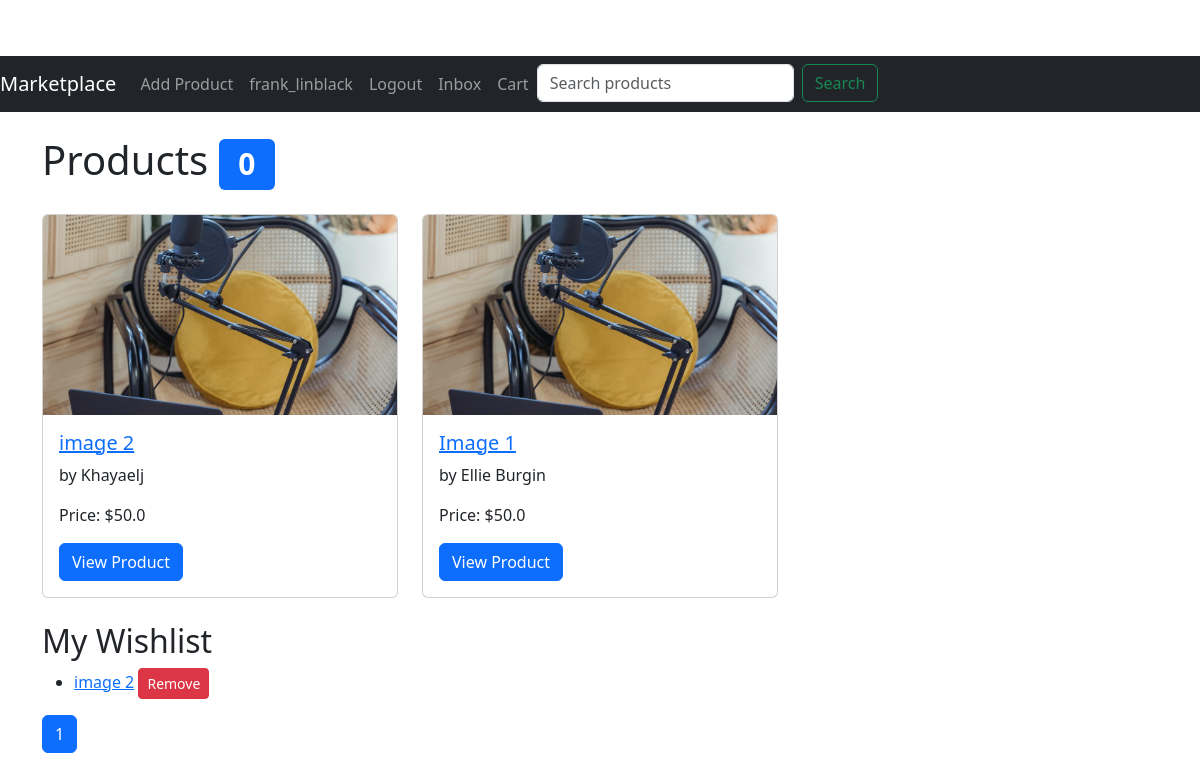
The page /index (signed in) on the database as committed earlier.
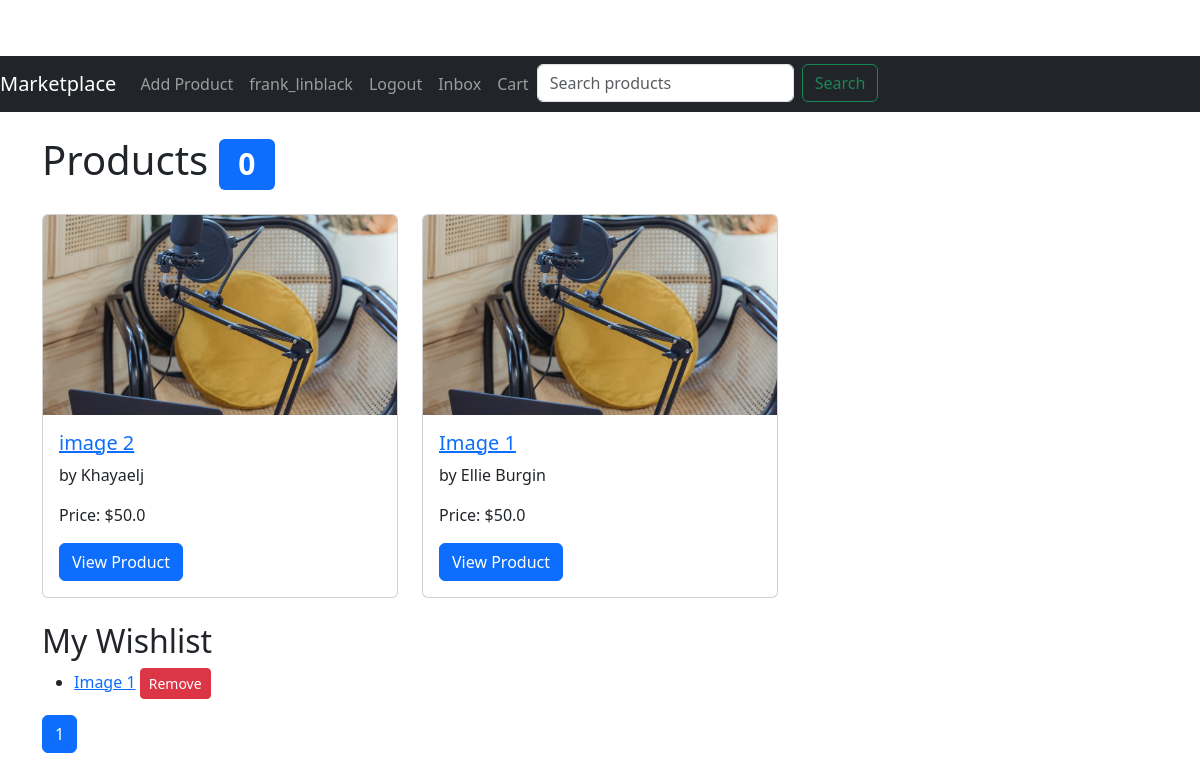
The same page on the database as committed later.
### app/models.py (models this page shows, shortened)
class User(UserMixin, db.Model):
    id = db.Column(db.Integer, primary_key=True)
    username = db.Column(db.String(64), index=True, unique=True)
    email = db.Column(db.String(120), index=True, unique=True)
    password_hash = db.Column(db.String(128))
    profile_picture = db.Column(db.String(150), nullable=True)
    products = db.relationship('Product', backref='author', lazy='dynamic')
    reviews = db.relationship('Review', backref='author', lazy='dynamic')
    admin_profile = db.relationship('Admin', uselist=False, backref='user')
    wishlist_entries = db.relationship('Wishlist', backref='user', lazy=True)
    received_messages = db.relationship('Message', foreign_keys='Message.receiver_id', backref='received_messages')
    sent_messages = db.relationship('Message', foreign_keys='Message.sender_id', backref='sent_messages')

class Product(db.Model):
    id = db.Column(db.Integer, primary_key=True)
    title = db.Column(db.String(128))
    description = db.Column(db.String(1024))
    price = db.Column(db.Float)
    image = db.Column(db.String(150), nullable=True)
    is_sold = db.Column(db.Boolean, default=False)  # New field
    created_at = db.Column(db.DateTime, index=True, default=datetime.utcnow)
    user_id = db.Column(db.Integer, db.ForeignKey('user.id'))
    category_id = db.Column(db.Integer, db.ForeignKey('category.id'))
    reviews = db.relationship('Review', backref='product', lazy='dynamic')

class Wishlist(db.Model):
    id = db.Column(db.Integer, primary_key=True)
    user_id = db.Column(db.Integer, db.ForeignKey('user.id'))
    product_id = db.Column(db.Integer, db.ForeignKey('product.id'))
    product = db.relationship('Product', backref='wishlist_entries')

### app/routes.py (the view)
@bp.route('/')
@bp.route('/index')
@login_required
def index():
    products = Product.query.order_by(Product.created_at.desc()).paginate(per_page=10)
    cart = Cart.query.filter_by(user_id=current_user.id).first()
    cart_item_count = len(CartItem.query.filter_by(cart_id=cart.id).all()) if cart else 0
    wishlist_items = Wishlist.query.filter_by(user_id=current_user.id).all()
    unread_count = Message.query.filter_by(receiver_id=current_user.id, read=False).count()
    return render_template('home.html', products=products, cart_item_count=cart_item_count, wishlist_items=wishlist_items, unread_count=unread_count)

### app/models.py (called while the page is built)
@login.user_loader
def load_user(id):
    return User.query.get(int(id))

### app/routes.py (called while the page is built)
@bp.before_request
def before_request():
    if current_user.is_authenticated:
        unread_count = Message.query.filter_by(receiver_id=current_user.id, read=False).count()
        current_app.jinja_env.globals['unread_count'] = unread_count

### app/templates/home.html (shortened to what this page needs)
{% extends "base.html" %}
{% block content %}
  <h1 class="my-4">Products
    <span class="badge bg-primary">{{ cart_item_count }}</span>
  </h1>
  <div class="row">
    {% for product in products.items %}
    <div class="col-md-4 mb-4">
      <div class="card">
        {% if product.image %}
          <img src="{{ url_for('static', filename='images/' + product.image) }}" class="card-img-top" alt="Product Image">
        {% else %}
          <img src="{{ url_for('static', filename='images/default.jpg') }}" class="card-img-top" alt="Default Image">
        {% endif %}
        <div class="card-body">
          <h5 class="card-title"><a href="{{ url_for('main.product', id=product.id) }}">{{ product.title }}</a></h5>
          <p class="card-text">{{ product.description }}</p>
          <p class="card-text">Price: ${{ product.price }}</p>
          <a href="{{ url_for('main.product', id=product.id) }}" class="btn btn-primary">View Product</a>
        </div>
      </div>
    </div>
    {% endfor %}
  </div>
  <h2>My Wishlist</h2>
  <ul>
    {% for item in wishlist_items %}
      <li>
        <a href="{{ url_for('main.product', id=item.product.id) }}">{{ item.product.title }}</a>
        <form action="{{ url_for('main.remove_from_wishlist', wishlist_id=item.id) }}" method="post" style="display:inline;">
          <button type="submit" class="btn btn-danger btn-sm">Remove</button>
        </form>
      </li>
    {% endfor %}
  </ul>
  <nav aria-label="Page navigation">
    <ul class="pagination">
      {% for page_num in products.iter_pages(left_edge=2, right_edge=2, left_current=1, right_current=1) %}
      {% if page_num %}
      <li class="page-item {% if page_num == products.page %}active{% endif %}">
        <a class="page-link" href="{{ url_for('main.index', page=page_num) }}">{{ page_num }}</a>
      </li>
      {% else %}
      <li class="page-item disabled"><span class="page-link">...</span></li>
      {% endif %}
      {% endfor %}
    </ul>
  </nav>
{% endblock %}

### app/templates/base.html (shortened to what this page needs)
<!doctype html>
<html lang="en">
<head>
  <link rel="stylesheet" href="{{ url_for('static', filename='css/styles.css') }}">
  <link href="https://cdn.jsdelivr.net/npm/bootstrap@5.3.0/dist/css/bootstrap.min.css" rel="stylesheet">
</head>
<body>
  <nav class="navbar navbar-expand-lg navbar-dark bg-dark">
    <a class="navbar-brand" href="{{ url_for('main.index') }}">Marketplace</a>
    <div class="collapse navbar-collapse" id="navbarNav">
      <ul class="navbar-nav">
        {% if current_user.is_authenticated %}
        <li class="nav-item">
          <a class="nav-link" href="{{ url_for('main.add_product') }}">Add Product</a>
        </li>
        <li class="nav-item">
          <a class="nav-link" href="{{ url_for('main.edit_profile') }}">{{ current_user.username }}</a>
        </li>
        <li class="nav-item">
          <a class="nav-link" href="{{ url_for('main.logout') }}">Logout</a>
        </li>
        <li class="nav-item">
          <a class="nav-link" href="{{ url_for('main.inbox') }}">
            Inbox
          </a>
        </li>
        {% endif %}
        <li class="nav-item">
          <a class="nav-link" href="{{ url_for('main.cart') }}">Cart</a>
        </li>
        <li class="nav-item">
          <form class="d-flex ms-auto" action="{{ url_for('main.search') }}" method="get">
            <input class="form-control me-2" type="search" name="query" placeholder="Search products" aria-label="Search">
            <button class="btn btn-outline-success" type="submit">Search</button>
          </form>
        </li>
      </ul>
    </div>
  </nav>
  <div class="container">
    {% block content %}{% endblock %}
  </div>
</body>
</html>

### app/static/css/styles.css (style rules this page uses)
body { padding-top: 56px; }
.card-img-top { height: 200px; object-fit: cover; }
.navbar { margin-bottom: 20px; }
.page-item.active .page-link { background-color: #0d6efd; border-color: #0d6efd; }
.container { max-width: 960px; margin: 0 auto; }
.btn-sm { font-size: .875rem; padding: .25rem .5rem; border-radius: .2rem; }
.btn { border-radius: .2rem; padding: .5rem 1rem; }
.btn-primary { background-color: #007bff; border-color: #007bff; }
.btn-danger { background-color: #dc3545; border-color: #dc3545; }

Rows that differ between the two databases and show on the page:
removed Wishlist: product "image 2"
added Wishlist: product "Image 1"
